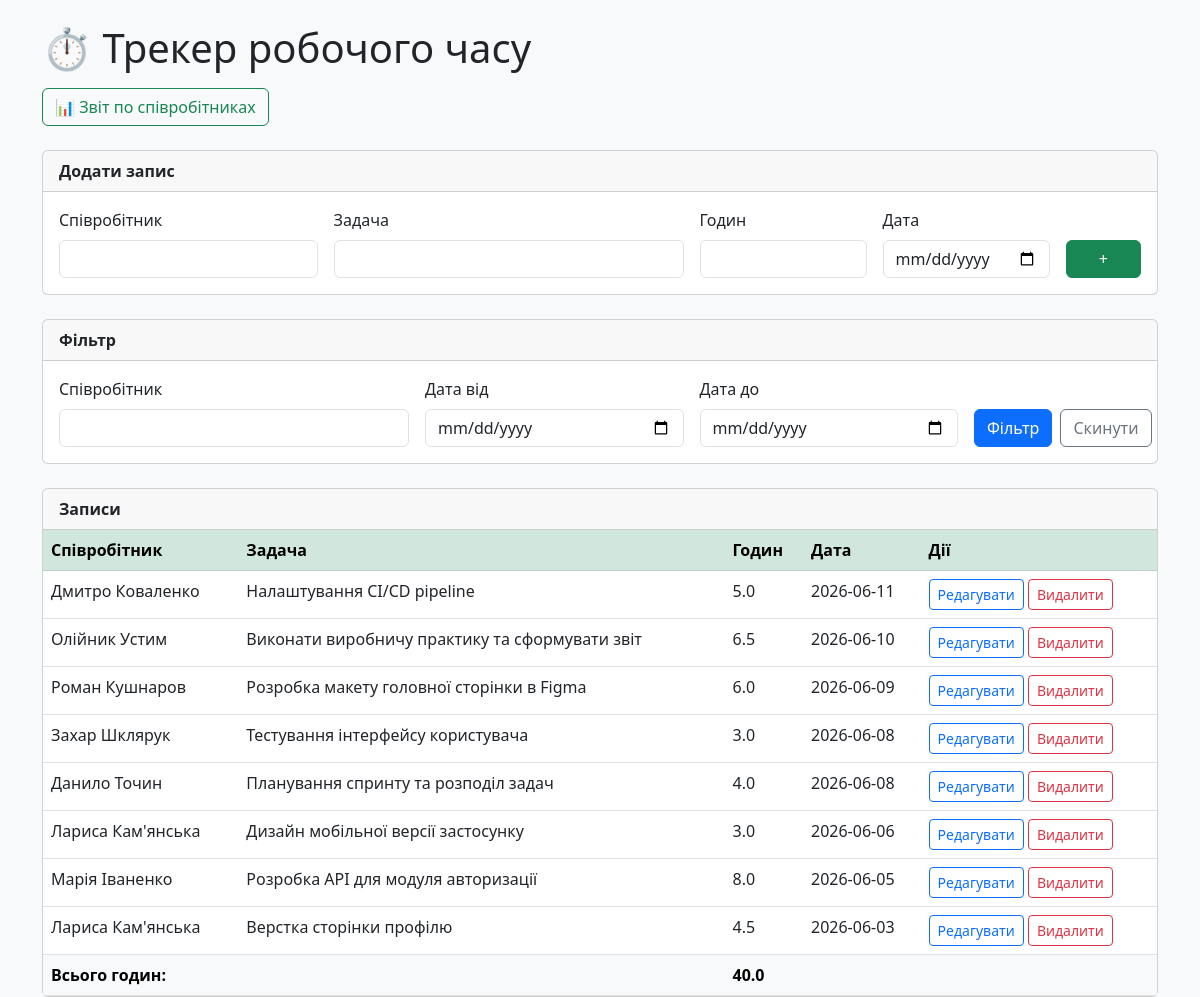
The page / on the database its author committed.
### tables this page shows
CREATE TABLE entries (
            id INTEGER PRIMARY KEY AUTOINCREMENT,
            employee TEXT NOT NULL,
            task TEXT NOT NULL,
            hours REAL NOT NULL,
            date TEXT NOT NULL
        );

### app.py (the view)
@app.route('/')
def index():
    employee_filter = request.args.get('employee', '')
    date_from = request.args.get('date_from', '')
    date_to = request.args.get('date_to', '')
    query = 'SELECT * FROM entries WHERE 1=1'
    params = []
    if employee_filter:
        query += ' AND employee LIKE ?'
        params.append(f'%{employee_filter}%')
    if date_from:
        query += ' AND date >= ?'
        params.append(date_from)
    if date_to:
        query += ' AND date <= ?'
        params.append(date_to)
    query += ' ORDER BY date DESC'
    conn = get_db()
    entries = conn.execute(query, params).fetchall()
    conn.close()
    return render_template('index.html', entries=entries,
                           employee_filter=employee_filter,
                           date_from=date_from, date_to=date_to)

### app.py (called while the page is built)
def get_db():
    conn = sqlite3.connect(DB)
    conn.row_factory = sqlite3.Row
    return conn

### templates/index.html (shortened to what this page needs)
<!DOCTYPE html>
<html lang="uk">
<head>
    <link rel="stylesheet" href="https://cdn.jsdelivr.net/npm/bootstrap@5.3.0/dist/css/bootstrap.min.css">
</head>
<body class="bg-light">
    <div class="container mt-4">
        <h1 class="mb-3">⏱ Трекер робочого часу</h1>
        <a href="/report" class="btn btn-outline-success mb-4">📊 Звіт по співробітниках</a>
        <div class="card mb-4">
            <div class="card-header"><strong>Додати запис</strong></div>
            <div class="card-body">
                <form method="POST" action="/add" class="row g-3">
                    <div class="col-md-3">
                        <label class="form-label">Співробітник</label>
                        <input type="text" name="employee" class="form-control" required>
                    </div>
                    <div class="col-md-4">
                        <label class="form-label">Задача</label>
                        <input type="text" name="task" class="form-control" required>
                    </div>
                    <div class="col-md-2">
                        <label class="form-label">Годин</label>
                        <input type="number" name="hours" step="0.5" min="0.5" class="form-control" required>
                    </div>
                    <div class="col-md-2">
                        <label class="form-label">Дата</label>
                        <input type="date" name="date" class="form-control" required>
                    </div>
                    <div class="col-md-1 d-flex align-items-end">
                        <button type="submit" class="btn btn-success w-100">+</button>
                    </div>
                </form>
            </div>
        </div>
        <div class="card mb-4">
            <div class="card-header"><strong>Фільтр</strong></div>
            <div class="card-body">
                <form method="GET" action="/" class="row g-3">
                    <div class="col-md-4">
                        <label class="form-label">Співробітник</label>
                        <input type="text" name="employee" class="form-control" value="{{ employee_filter }}">
                    </div>
                    <div class="col-md-3">
                        <label class="form-label">Дата від</label>
                        <input type="date" name="date_from" class="form-control" value="{{ date_from }}">
                    </div>
                    <div class="col-md-3">
                        <label class="form-label">Дата до</label>
                        <input type="date" name="date_to" class="form-control" value="{{ date_to }}">
                    </div>
                    <div class="col-md-2 d-flex align-items-end gap-2">
                        <button type="submit" class="btn btn-primary w-100">Фільтр</button>
                        <a href="/" class="btn btn-outline-secondary w-100">Скинути</a>
                    </div>
                </form>
            </div>
        </div>
        <div class="card">
            <div class="card-header"><strong>Записи</strong></div>
            <div class="card-body p-0">
                <table class="table table-hover mb-0">
                    <thead class="table-success">
                        <tr>
                            <th>Співробітник</th>
                            <th>Задача</th>
                            <th>Годин</th>
                            <th>Дата</th>
                            <th>Дії</th>
                        </tr>
                    </thead>
                    <tbody>
                        {% for entry in entries %}
                        <tr>
                            <td>{{ entry.employee }}</td>
                            <td>{{ entry.task }}</td>
                            <td>{{ entry.hours }}</td>
                            <td>{{ entry.date }}</td>
                            <td>
                                <a href="/edit/{{ entry.id }}" class="btn btn-sm btn-outline-primary">Редагувати</a>
                                <a href="/delete/{{ entry.id }}" onclick="return confirm('Видалити запис?')"
                                    class="btn btn-sm btn-outline-danger">Видалити</a>
                            </td>
                        </tr>
                        {% endfor %}
                    </tbody>
                    <tfoot class="table-light">
                        <tr>
                            <td colspan="2"><strong>Всього годин:</strong></td>
                            <td><strong>{{ entries | sum(attribute='hours') }}</strong></td>
                            <td colspan="2"></td>
                        </tr>
                    </tfoot>
                </table>
            </div>
        </div>
    </div>
</body>
</html>

### rows shown on the page
entries: employee "Дмитро Коваленко", task "Налаштування CI/CD pipeline", hours "5.0", date "2026-06-11"
entries: employee "Олійник Устим", task "Виконати виробничу практику та сформувати звіт", hours "6.5", date "2026-06-10"
entries: employee "Роман Кушнаров", task "Розробка макету головної сторінки в Figma", hours "6.0", date "2026-06-09"
entries: employee "Захар Шклярук", task "Тестування інтерфейсу користувача", hours "3.0", date "2026-06-08"
entries: employee "Данило Точин", task "Планування спринту та розподіл задач", hours "4.0", date "2026-06-08"
entries: employee "Лариса Кам'янська", task "Дизайн мобільної версії застосунку", hours "3.0", date "2026-06-06"
entries: employee "Марія Іваненко", task "Розробка API для модуля авторизації", hours "8.0", date "2026-06-05"
entries: employee "Лариса Кам'янська", task "Верстка сторінки профілю", hours "4.5", date "2026-06-03"

### other values the page prints
{{ entries | sum(attribute='hours') }} "40.0"
